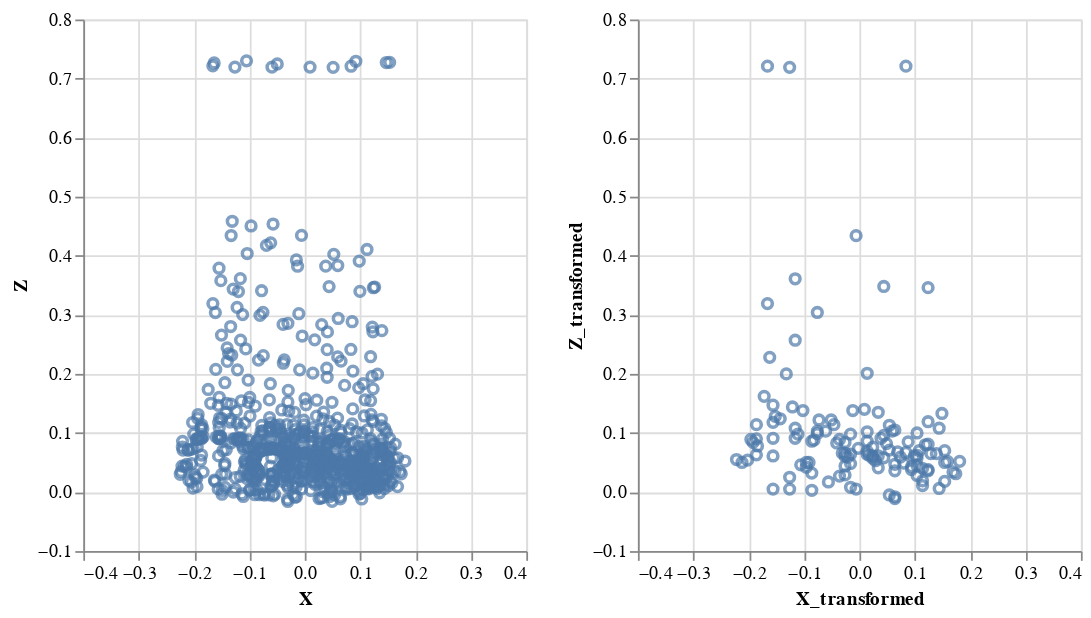

The notebook cell saved with this chart:
### Markdown cell above
Lets also view the results side by side.

### Code cell
xz_point | xz_point_new

### Figure 1 — Vega specification as saved in the notebook (floating-point values rounded to 4 significant figures; data arrays with more than 128 entries replaced by an {"elided": "..."} marker saying what was removed)
{"$schema": "https://vega.github.io/schema/vega/v5.json", "data": [{"name": "source_0", "values": {"elided": "800 records"}}, {"name": "source_1", "values": {"elided": "130 records"}}], "signals": [{"name": "childWidth", "value": 250}], "marks": [{"type": "group", "name": "concat_0_group", "encode": {"update": {"width": {"signal": "childWidth"}, "height": {"signal": "height"}}}, "marks": [{"type": "symbol", "name": "concat_0_marks", "from": {"data": "source_0"}, "encode": {"update": {"y": {"field": "Z", "scale": "concat_0_y"}, "stroke": {"value": "#4c78a8"}, "opacity": {"value": 0.7}, "fill": {"value": "transparent"}, "x": {"field": "X", "scale": "concat_0_x"}}}, "style": ["point"]}], "axes": [{"scale": "concat_0_x", "labels": false, "zindex": 0, "minExtent": 0, "grid": true, "tickCount": {"signal": "ceil(childWidth/40)"}, "aria": false, "maxExtent": 0, "domain": false, "orient": "bottom", "gridScale": "concat_0_y", "ticks": false}, {"scale": "concat_0_y", "tickCount": {"signal": "ceil(height/40)"}, "orient": "left", "aria": false, "domain": false, "gridScale": "concat_0_x", "labels": false, "minExtent": 0, "grid": true, "ticks": false, "maxExtent": 0, "zindex": 0}, {"scale": "concat_0_x", "orient": "bottom", "title": "X", "labelFlush": true, "labelOverlap": true, "zindex": 0, "tickCount": {"signal": "ceil(childWidth/40)"}, "grid": false}, {"scale": "concat_0_y", "tickCount": {"signal": "ceil(height/40)"}, "zindex": 0, "title": "Z", "orient": "left", "grid": false, "labelOverlap": true}], "style": "cell"}, {"type": "group", "name": "concat_1_group", "encode": {"update": {"width": {"signal": "childWidth"}, "height": {"signal": "height"}}}, "marks": [{"type": "symbol", "name": "concat_1_marks", "from": {"data": "source_1"}, "encode": {"update": {"y": {"field": "Z_transformed", "scale": "concat_1_y"}, "fill": {"value": "transparent"}, "opacity": {"value": 0.7}, "x": {"field": "X_transformed", "scale": "concat_1_x"}, "stroke": {"value": "#4c78a8"}}}, "style": ["point"]}], "axes": [{"scale": "concat_1_x", "minExtent": 0, "zindex": 0, "orient": "bottom", "tickCount": {"signal": "ceil(childWidth/40)"}, "aria": false, "gridScale": "concat_1_y", "ticks": false, "grid": true, "domain": false, "labels": false, "maxExtent": 0}, {"scale": "concat_1_y", "ticks": false, "grid": true, "orient": "left", "tickCount": {"signal": "ceil(height/40)"}, "domain": false, "labels": false, "maxExtent": 0, "gridScale": "concat_1_x", "zindex": 0, "aria": false, "minExtent": 0}, {"scale": "concat_1_x", "zindex": 0, "labelOverlap": true, "labelFlush": true, "title": "X_transformed", "grid": false, "tickCount": {"signal": "ceil(childWidth/40)"}, "orient": "bottom"}, {"scale": "concat_1_y", "tickCount": {"signal": "ceil(height/40)"}, "grid": false, "title": "Z_transformed", "zindex": 0, "orient": "left", "labelOverlap": true}], "style": "cell"}], "scales": [{"name": "concat_0_x", "type": "linear", "domain": [-0.4, 0.4], "range": [0, {"signal": "childWidth"}], "zero": true}, {"name": "concat_0_y", "type": "linear", "domain": [-0.1, 0.8], "range": [{"signal": "height"}, 0], "zero": true}, {"name": "concat_1_x", "type": "linear", "domain": [-0.4, 0.4], "range": [0, {"signal": "childWidth"}], "zero": true}, {"name": "concat_1_y", "type": "linear", "domain": [-0.1, 0.8], "range": [{"signal": "height"}, 0], "zero": true}], "background": "white", "height": 300, "layout": {"padding": 20, "bounds": "full", "align": "each"}, "padding": 5}
